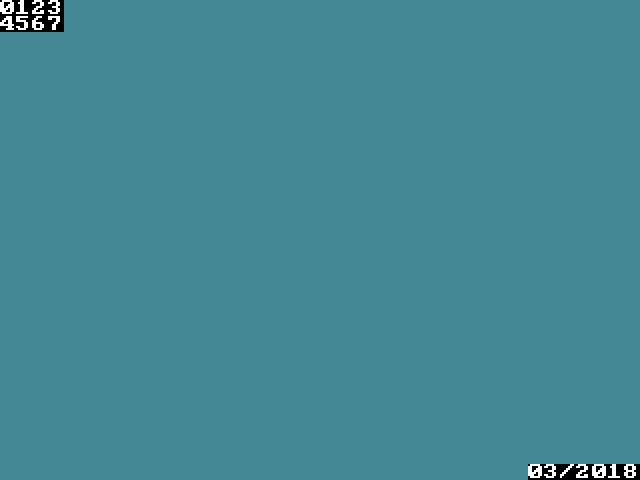

A 2D game scene composited from a Tiled map and its tileset images. What follows is a short description and the map's XML, with every tile layer's data as written:
An orthogonal 40x30 tile map with 16x16 px tiles, 1 tile layer (simple).

<map version="1.0" orientation="orthogonal" renderorder="right-down" width="40" height="30" tilewidth="16" tileheight="16" nextobjectid="1">
 <tileset firstgid="1" name="sheet_1" tilewidth="16" tileheight="16" tilecount="256" columns="16">
  <image source="assets/tile_images.png" width="256" height="256" />
 </tileset>
 <layer name="simple" width="40" height="30">
  <data encoding="csv">
17,18,19,20,145,145,145,145,145,145,145,145,145,145,145,145,145,145,145,145,145,145,145,145,145,145,145,145,145,145,145,145,145,145,145,145,145,145,145,145,
21,22,23,24,145,145,145,145,145,145,145,145,145,145,145,145,145,145,145,145,145,145,145,145,145,145,145,145,145,145,145,145,145,145,145,145,145,145,145,145,
145,145,145,145,145,145,145,145,145,145,145,145,145,145,145,145,145,145,145,145,145,145,145,145,145,145,145,145,145,145,145,145,145,145,145,145,145,145,145,145,
145,145,145,145,145,145,145,145,145,145,145,145,145,145,145,145,145,145,145,145,145,145,145,145,145,145,145,145,145,145,145,145,145,145,145,145,145,145,145,145,
145,145,145,145,145,145,145,145,145,145,145,145,145,145,145,145,145,145,145,145,145,145,145,145,145,145,145,145,145,145,145,145,145,145,145,145,145,145,145,145,
145,145,145,145,145,145,145,145,145,145,145,145,145,145,145,145,145,145,145,145,145,145,145,145,145,145,145,145,145,145,145,145,145,145,145,145,145,145,145,145,
145,145,145,145,145,145,145,145,145,145,145,145,145,145,145,145,145,145,145,145,145,145,145,145,145,145,145,145,145,145,145,145,145,145,145,145,145,145,145,145,
145,145,145,145,145,145,145,145,145,145,145,145,145,145,145,145,145,145,145,145,145,145,145,145,145,145,145,145,145,145,145,145,145,145,145,145,145,145,145,145,
145,145,145,145,145,145,145,145,145,145,145,145,145,145,145,145,145,145,145,145,145,145,145,145,145,145,145,145,145,145,145,145,145,145,145,145,145,145,145,145,
145,145,145,145,145,145,145,145,145,145,145,145,145,145,145,145,145,145,145,145,145,145,145,145,145,145,145,145,145,145,145,145,145,145,145,145,145,145,145,145,
145,145,145,145,145,145,145,145,145,145,145,145,145,145,145,145,145,145,145,145,145,145,145,145,145,145,145,145,145,145,145,145,145,145,145,145,145,145,145,145,
145,145,145,145,145,145,145,145,145,145,145,145,145,145,145,145,145,145,145,145,145,145,145,145,145,145,145,145,145,145,145,145,145,145,145,145,145,145,145,145,
145,145,145,145,145,145,145,145,145,145,145,145,145,145,145,145,145,145,145,145,145,145,145,145,145,145,145,145,145,145,145,145,145,145,145,145,145,145,145,145,
145,145,145,145,145,145,145,145,145,145,145,145,145,145,145,145,145,145,145,145,145,145,145,145,145,145,145,145,145,145,145,145,145,145,145,145,145,145,145,145,
145,145,145,145,145,145,145,145,145,145,145,145,145,145,145,145,145,145,145,145,145,145,145,145,145,145,145,145,145,145,145,145,145,145,145,145,145,145,145,145,
145,145,145,145,145,145,145,145,145,145,145,145,145,145,145,145,145,145,145,145,145,145,145,145,145,145,145,145,145,145,145,145,145,145,145,145,145,145,145,145,
145,145,145,145,145,145,145,145,145,145,145,145,145,145,145,145,145,145,145,145,145,145,145,145,145,145,145,145,145,145,145,145,145,145,145,145,145,145,145,145,
145,145,145,145,145,145,145,145,145,145,145,145,145,145,145,145,145,145,145,145,145,145,145,145,145,145,145,145,145,145,145,145,145,145,145,145,145,145,145,145,
145,145,145,145,145,145,145,145,145,145,145,145,145,145,145,145,145,145,145,145,145,145,145,145,145,145,145,145,145,145,145,145,145,145,145,145,145,145,145,145,
145,145,145,145,145,145,145,145,145,145,145,145,145,145,145,145,145,145,145,145,145,145,145,145,145,145,145,145,145,145,145,145,145,145,145,145,145,145,145,145,
145,145,145,145,145,145,145,145,145,145,145,145,145,145,145,145,145,145,145,145,145,145,145,145,145,145,145,145,145,145,145,145,145,145,145,145,145,145,145,145,
145,145,145,145,145,145,145,145,145,145,145,145,145,145,145,145,145,145,145,145,145,145,145,145,145,145,145,145,145,145,145,145,145,145,145,145,145,145,145,145,
145,145,145,145,145,145,145,145,145,145,145,145,145,145,145,145,145,145,145,145,145,145,145,145,145,145,145,145,145,145,145,145,145,145,145,145,145,145,145,145,
145,145,145,145,145,145,145,145,145,145,145,145,145,145,145,145,145,145,145,145,145,145,145,145,145,145,145,145,145,145,145,145,145,145,145,145,145,145,145,145,
145,145,145,145,145,145,145,145,145,145,145,145,145,145,145,145,145,145,145,145,145,145,145,145,145,145,145,145,145,145,145,145,145,145,145,145,145,145,145,145,
145,145,145,145,145,145,145,145,145,145,145,145,145,145,145,145,145,145,145,145,145,145,145,145,145,145,145,145,145,145,145,145,145,145,145,145,145,145,145,145,
145,145,145,145,145,145,145,145,145,145,145,145,145,145,145,145,145,145,145,145,145,145,145,145,145,145,145,145,145,145,145,145,145,145,145,145,145,145,145,145,
145,145,145,145,145,145,145,145,145,145,145,145,145,145,145,145,145,145,145,145,145,145,145,145,145,145,145,145,145,145,145,145,145,145,145,145,145,145,145,145,
145,145,145,145,145,145,145,145,145,145,145,145,145,145,145,145,145,145,145,145,145,145,145,145,145,145,145,145,145,145,145,145,145,145,145,145,145,145,145,145,
145,145,145,145,145,145,145,145,145,145,145,145,145,145,145,145,145,145,145,145,145,145,145,145,145,145,145,145,145,145,145,145,145,17,20,16,19,17,18,25
</data>
 </layer>
</map>
